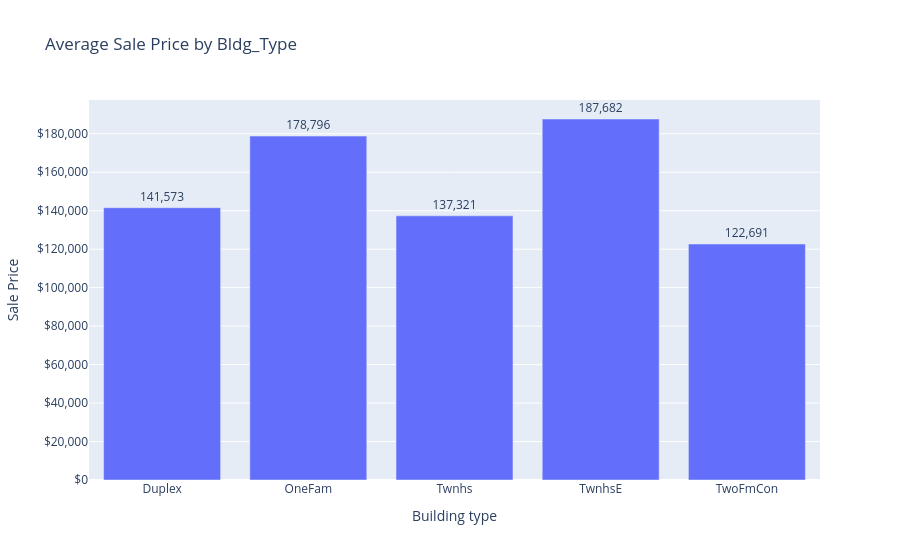

The notebook cell this image was saved under:
### Code cell
#distribution of average sales price of the house vs the Building type

import plotly.express as px

Bldg_Type_housing_prices = train_data.groupby('Bldg_Type')['Sale_Price'].mean()
fig3 = px.bar(x=Bldg_Type_housing_prices.index, y=Bldg_Type_housing_prices.values, title='Average Sale Price by Bldg_Type', text=Bldg_Type_housing_prices.values)

fig3.update_traces(texttemplate='%{text:,.0f}', textposition='outside')
fig3.update_yaxes(title='Sale Price', tickprefix='$', tickformat=',')
fig3.update_xaxes(title='Building type')
fig3.update_layout(uniformtext_minsize=8, uniformtext_mode='hide')

fig3.show()

### Figure 1 — Plotly figure (JSON) as saved in the notebook; plotly's stock layout.template omitted (floating-point values rounded to 4 significant figures)
{"data": [{"alignmentgroup": "True", "hovertemplate": "x=%{x}<br>y=%{y}<br>text=%{text}<extra></extra>", "legendgroup": "", "marker": {"color": "#636efa", "pattern": {"shape": ""}}, "name": "", "offsetgroup": "", "orientation": "v", "showlegend": false, "text": [141600.0, 178800.0, 137300.0, 187700.0, 122700.0], "textposition": "outside", "texttemplate": "%{text:,.0f}", "type": "bar", "x": ["Duplex", "OneFam", "Twnhs", "TwnhsE", "TwoFmCon"], "xaxis": "x", "y": [141600.0, 178800.0, 137300.0, 187700.0, 122700.0], "yaxis": "y"}], "layout": {"barmode": "relative", "legend": {"tracegroupgap": 0}, "title": {"text": "Average Sale Price by Bldg_Type"}, "uniformtext": {"minsize": 8, "mode": "hide"}, "xaxis": {"anchor": "y", "domain": [0, 1], "title": {"text": "Building type"}}, "yaxis": {"anchor": "x", "domain": [0, 1], "tickformat": ",", "tickprefix": "$", "title": {"text": "Sale Price"}}}}
